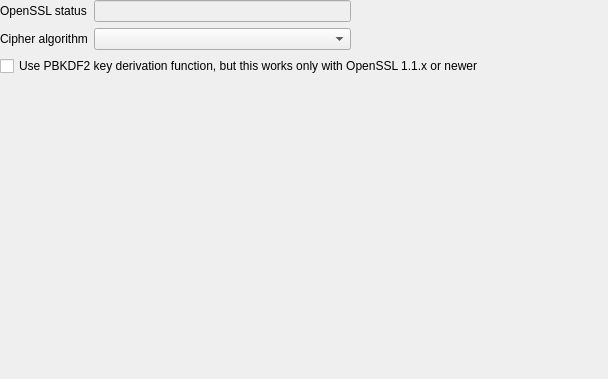
<?xml version="1.0" encoding="UTF-8"?>
<ui version="4.0">
 <class>SettingsEncryption</class>
 <widget class="QWidget" name="SettingsEncryption">
  <property name="geometry">
   <rect>
    <x>0</x>
    <y>0</y>
    <width>608</width>
    <height>379</height>
   </rect>
  </property>
  <layout class="QFormLayout" name="formLayout">
   <property name="leftMargin">
    <number>0</number>
   </property>
   <property name="topMargin">
    <number>0</number>
   </property>
   <property name="rightMargin">
    <number>0</number>
   </property>
   <property name="bottomMargin">
    <number>0</number>
   </property>
   <item row="0" column="0" colspan="2">
    <layout class="QGridLayout" name="gridLayout">
     <item row="0" column="0">
      <widget class="QLabel" name="label">
       <property name="text">
        <string>OpenSSL status</string>
       </property>
       <property name="buddy">
        <cstring>m_txtStatus</cstring>
       </property>
      </widget>
     </item>
     <item row="0" column="1">
      <widget class="QLineEdit" name="m_txtStatus">
       <property name="enabled">
        <bool>false</bool>
       </property>
      </widget>
     </item>
     <item row="0" column="2">
      <spacer name="horizontalSpacer">
       <property name="orientation">
        <enum>Qt::Horizontal</enum>
       </property>
       <property name="sizeHint" stdset="0">
        <size>
         <width>40</width>
         <height>20</height>
        </size>
       </property>
      </spacer>
     </item>
     <item row="1" column="1">
      <widget class="QComboBox" name="m_cmbCipher"/>
     </item>
     <item row="1" column="0">
      <widget class="QLabel" name="label_2">
       <property name="text">
        <string>Cipher algorithm</string>
       </property>
       <property name="buddy">
        <cstring>m_cmbCipher</cstring>
       </property>
      </widget>
     </item>
     <item row="1" column="2">
      <spacer name="horizontalSpacer_2">
       <property name="orientation">
        <enum>Qt::Horizontal</enum>
       </property>
       <property name="sizeHint" stdset="0">
        <size>
         <width>40</width>
         <height>20</height>
        </size>
       </property>
      </spacer>
     </item>
    </layout>
   </item>
   <item row="1" column="0" colspan="2">
    <widget class="QCheckBox" name="m_cbPbkdf2">
     <property name="text">
      <string>Use PBKDF2 key derivation function, but this works only with OpenSSL 1.1.x or newer</string>
     </property>
    </widget>
   </item>
   <item row="2" column="0" colspan="2">
    <widget class="QLabel" name="m_lblInfo">
     <property name="text">
      <string/>
     </property>
     <property name="wordWrap">
      <bool>true</bool>
     </property>
    </widget>
   </item>
  </layout>
 </widget>
 <tabstops>
  <tabstop>m_txtStatus</tabstop>
  <tabstop>m_cmbCipher</tabstop>
  <tabstop>m_cbPbkdf2</tabstop>
 </tabstops>
 <resources/>
 <connections/>
</ui>
